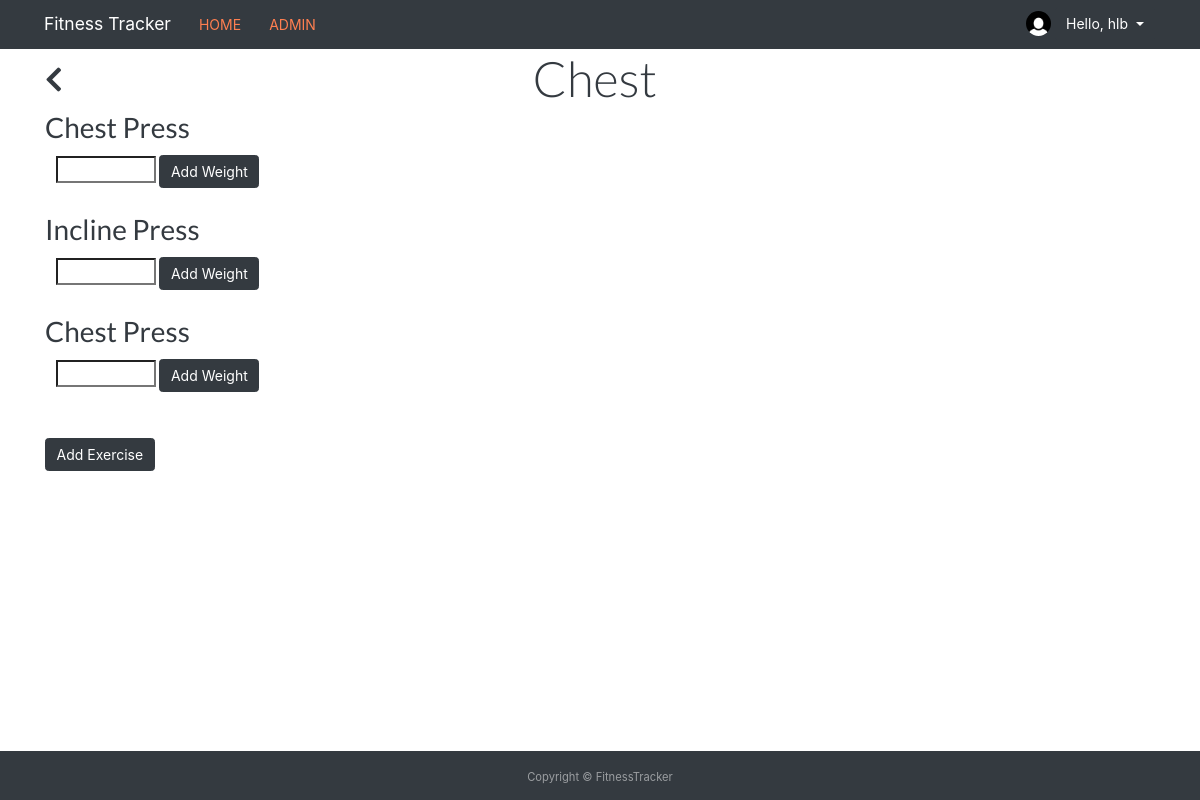
The page /workout/1/ (signed in) on the database its author committed.
### users/models.py (models this page shows, shortened)
class Profile(models.Model):
    user = models.OneToOneField(User, on_delete=models.CASCADE)
    image = models.ImageField(default='default.jpg', upload_to='profile_pics')

### workouts/models.py (models this page shows, shortened)
class Workout(models.Model):
    workout_name = models.CharField(max_length=100)
    user = models.ForeignKey(User, on_delete=models.CASCADE)
    @property
    def exercise(self):
        return self.workout.all()

class Exercise(models.Model):
    workout = models.ForeignKey(Workout, on_delete=models.CASCADE, related_name='workout')
    exercise_name = models.CharField(max_length=100)
    image = models.ImageField(default='exercise.jpg', upload_to='exercise_pics')
    def __str__(self):
        return self.exercise_name
    @property
    def weight(self):
        return self.exercise.all()

### workouts/views.py (the view, shortened to what this page needs)
# urls.py: path('workout/<int:workout_id>/', views.workout, name='workouts_workout'),
@login_required
def workout(request, workout_id):
    exercise_all = Exercise.objects.all()
    workout_main = Workout.objects.get(id=workout_id)
    form = WeightForm()
    form = ExerciseForm()
    context = {
        'workout': workout_main,
        'exercises': exercise_all,
    }
    return render(request, 'workouts/workout.html', context)

### workouts/templates/workouts/workout.html (shortened to what this page needs)
{% extends 'workouts/base.html' %}
{% block content %}
<div class="workout-titlebox">
    <a class="text-decoration-none" href="{% url 'workouts_home' %}"><h2 class="big-link"><i class="fas fa-chevron-left"></i></h2></a>
    <div class="workout-title">
        <h1 class="display-4">{{ workout.workout_name }}</h1>
    </div>
</div>
        {% for exercise in workout.exercise %}
        <a class="text-decoration-none" href="{% url 'workouts_exercise' exercise.id %}"><h2 class="big-link">{{ exercise.exercise_name }}</h2></a>
        <table class="table table-borderless">
            <tr>
                <td>
                    <form method="POST">
                        <input class="input-form" id="weight" type="text" name="weight">
                        <button type="submit" class="btn btn-dark" name="btnform1">Add Weight</button>
                    </form>
                </td>
                <br>
            </tr>
        </table>
        {% endfor %}
        <br>
    <button type="button" class="btn btn-dark mb-5" data-toggle="modal" data-target="#exampleModal">
        Add Exercise
    </button>
    <br>
{% endblock content %}

### workouts/templates/workouts/base.html (shortened to what this page needs)
{% load static %}
<!DOCTYPE html>
<html lang="en">
<head>
    <link rel="stylesheet" type='text/css' href="https://cdnjs.cloudflare.com/ajax/libs/semantic-ui/2.2.14/semantic.min.css">
    <link rel="stylesheet" href="https://cdnjs.cloudflare.com/ajax/libs/Chart.js/2.8.0/Chart.min.css" />
    <link rel="stylesheet" href="https://stackpath.bootstrapcdn.com/bootstrap/4.5.0/css/bootstrap.min.css">
    <link rel="stylesheet" href="{% static 'workouts/main.css' %}">
    <link rel="stylesheet" href="https://use.fontawesome.com/releases/v5.7.0/css/all.css">
</head>
<body>
    <header class="site-header">
        <div>
            <nav class="nav navbar-dark bg-dark py-2">
                <div class="container nav">
                <a class="navbar-brand" href="{% url 'workouts_home' %}">Fitness Tracker</a>
                <a class="nav-link" href="{% url 'workouts_home' %}">HOME</a>
                <a class="nav-link"href="/admin/">ADMIN</a>
                <div class="dropdown ml-auto">
                  {% if user.is_authenticated %}
                  <img class="rounded-circle account-img" src="{{ user.profile.image.url }}" alt="">
                  <button class="btn btn-dark dropdown-toggle" type="button" id="dropdownMenu2" data-toggle="dropdown" aria-haspopup="true" aria-expanded="false">
                    Hello, {{ user.username }}
                  </button>
                  {% endif %}
                </div>
                </div>
            </nav>
        </div>
    </header>
    <main>
      <div class="container">
      {% block content %}{% endblock %}
      </div>
    </main>
    <footer id="sticky-footer" class="footer py-3 bg-dark text-white-50">
      <div class="container text-center">
        <small>Copyright &copy; FitnessTracker</small>
      </div>
    </footer>
  </body>
</html>

### workouts/static/workouts/main.css (style rules this page uses)
body main { min-height: calc(100vh - 7rem); }
.nav-link { color: coral; display: inline-block; }
.navbar-brand { margin-left: 1rem; }
h1, h2, h3, h4, h5, h6 { color: rgb(52, 58, 64); }
a .big-link { display: inline-block; }
.input-form { width: 100px; }
td { min-width: 7rem; }
.workout-titlebox { display: inline-block; width: 100%; text-align: center; }
.workout-title { display: inline-block; margin-right: 28px; }
.workout-titlebox a { display: block; float: left; padding: 1rem 0rem; }
.account-img { height: 25px; width: 25px; }

### rows shown on the page
Workout: workout_name "Chest"
Exercise: exercise_name "Chest Press"
Exercise: exercise_name "Incline Press"
Exercise: exercise_name "Chest Press"

### other values the page prints
{{ user.username }} "hlb"
